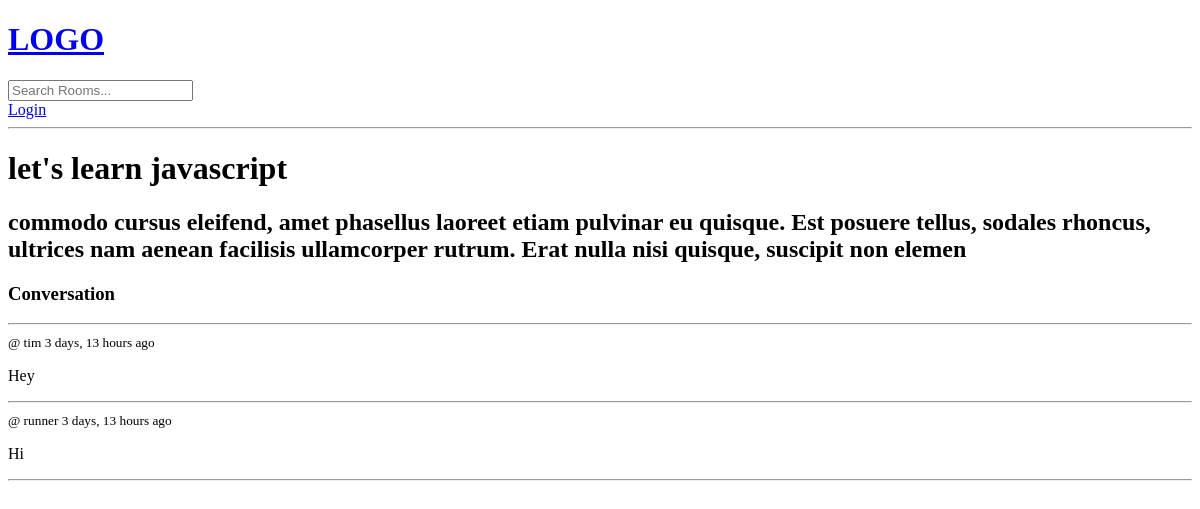
The app's page /room/1/, older data.
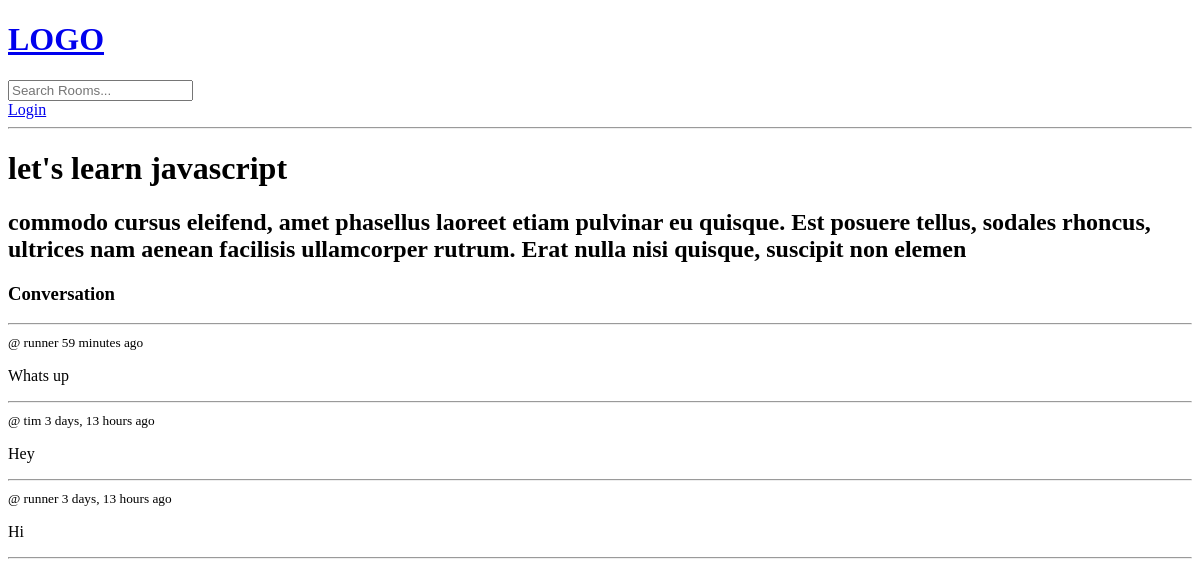
The same page, newer data.
### base/models.py (models this page shows, shortened)
class Room(models.Model):
  host = models.ForeignKey(User, on_delete=models.SET_NULL, null=True)
  topic = models.ForeignKey(Topic, on_delete=models.SET_NULL, null=True)
  name = models.CharField(max_length = 200)
  description = models.TextField(null=True, blank=True)
  updated = models.DateTimeField(auto_now=True)
  created = models.DateTimeField(auto_now_add = True)
  class Meta:
    ordering = ['-updated', '-created']

class Message(models.Model):
  user = models.ForeignKey(User, on_delete=models.CASCADE)
  room = models.ForeignKey(Room, on_delete=models.CASCADE)
  body = models.TextField()
  updated = models.DateTimeField(auto_now=True)
  created = models.DateTimeField(auto_now_add = True)

### base/views.py (the view, shortened to what this page needs)
# urls.py: path('room/<str:pk>/', views.room, name='room'),
def room(request, pk):
    room = Room.objects.get(id=pk)
    room_messages = room.message_set.all().order_by('-created')
    context = {'room': room, 'room_messages': room_messages}
    return render(request, "base/room.html", context)

### base/templates/base/room.html (shortened to what this page needs)
{% extends 'main.html' %}
{% block content %}
<h1> {{room.name}} </h1>
<h2>{{ room.description }}</h2>
<div class="comment-wrapper">
  <h3>Conversation</h3>
  <hr>
  {% for message in room_messages %}
    <div>
      <small>@ {{ message.user }}  {{message.created|timesince}} ago</small>
      <p>{{message.body}}</p>
      <hr>
    </div>
  {% endfor %}
</div>
{% endblock %}

### templates/main.html (shortened to what this page needs)
<!DOCTYPE html>
<html lang="en">
<head>
</head>
<body>
  {% include 'navbar.html' %}
  {% block content %}
  {% endblock %}
</body>
</html>

### templates/navbar.html
<a href='/'>
  <h1>LOGO</h1>
</a>
<form method="GET" action = "{% url 'home' %}">
  <input type="text" name='q' placeholder='Search Rooms...'/>
</form>
{% if request.user.is_authenticated %}
<a href="{% url 'logout' %}">Logout</a>
{% else %}
<a href="{% url 'login' %}">Login</a>
{% endif %}
<hr>

Row changes from the older to the newer data that the page shows:
added Message: user "runner", created "59 minutes", body "Whats up"
